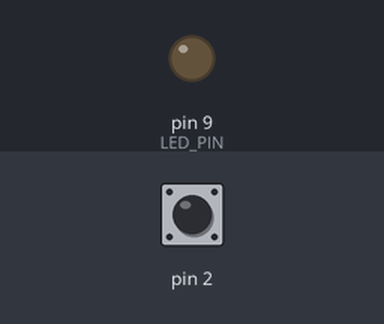
A sketch run on a simulated Arduino Uno, built with avr-gcc and run on an emulated ATmega328P. On the bench: output pins drawn as LEDs (lit = HIGH). The inputs (shaded band) are chosen by the test bench; at power-on: pin 2 HIGH.

Above: at 1.2 s.
1.3 s: pin 2 pulled LOW for 0.15 s
At 1.47 s:
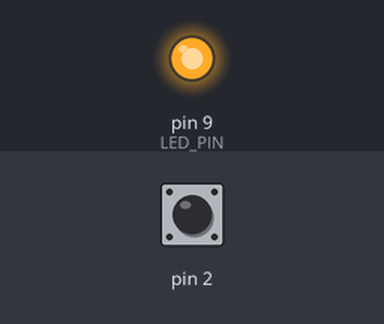
3.3 s: pin 2 pulled LOW for 1 s
At 4.53 s:
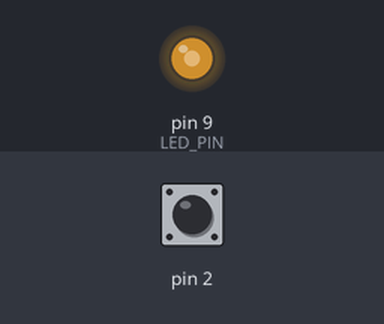
Timing chart, 0 to 6.3 s (numbered marks = the images above; inputs shaded):
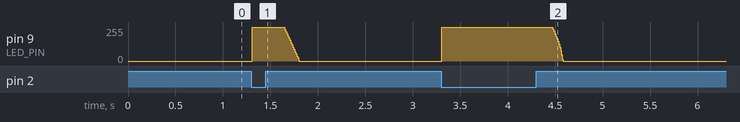

The sketch:

test_promixity_sensing.ino
```cpp
#include <CapacitiveSensor.h>

/*
 * CapitiveSense Library Demo Sketch
 * Paul Badger 2008
 * Uses a high value resistor e.g. 10 megohm between send pin and receive pin
 * Resistor affects sensitivity, experiment with values, 50 kilohm - 50 megohm.
 * Larger resistor values yield larger sensor values.
 * Receive pin is the sensor pin - try different amounts of foil/metal on this pin
 * Best results are obtained if sensor foil and wire is covered with an
 * insulator such as paper or plastic sheet
 */

CapacitiveSensor capsensor = CapacitiveSensor(4,2);

const int LED_PIN = 9;
const bool debug = false;

void setup()
{
   // turn off autocalibrate on channel 1 - just as an example
   capsensor.set_CS_AutocaL_Millis(0xFFFFFFFF);
   if (debug)
     Serial.begin(9600);

   pinMode(LED_PIN, OUTPUT);
}

long iterations = 0;
bool initialized_median = false;
float median = 0;
float median_step = 0;
float avg = 0;

// Estimate the long-term median (moving percentile)
void update_median(float sample) {
  if (!initialized_median) {
    if (iterations == 50) {
      median = avg;
      median_step = abs(median) / 100;
      initialized_median = true;
    }
  }
  else {
    if (sample > median) {
      median += median_step;
    } else if (sample < median) {
      median -= median_step;
    }
  }
}

// Estimate the short-term mean (exponential moving average)
void update_avg(float sample) {
  avg = 0.2 * sample + 0.8 * avg;
}

void loop()
{
    long start = millis();
    long sample = capsensor.capacitiveSensor(100);
    update_median(sample);
    update_avg(sample);
    float deviation = median > 0 ? max(0, avg-median)/max(0, median) : 0;
    // proximity score from 0 to 5:
    float score = max(0, min(5, log(deviation * 5)/log(2)));

    analogWrite(LED_PIN, score * 255 / 5);

    if (debug) {
      // check on performance in milliseconds
     Serial.print("step duration (ms): ");
      Serial.print(millis() - start);
      Serial.print("\tsample: ");
      Serial.print(sample);
      Serial.print("\tmedian: ");
      Serial.print(median);
      Serial.print("\taverage: ");
      Serial.print(avg);
      Serial.print("\tdeviation: ");
      Serial.print(deviation);
      Serial.print("\tscore: ");
      Serial.println(score);

      // arbitrary delay to limit data to serial port
      delay(10);
    }
    iterations += 1;
}
```
